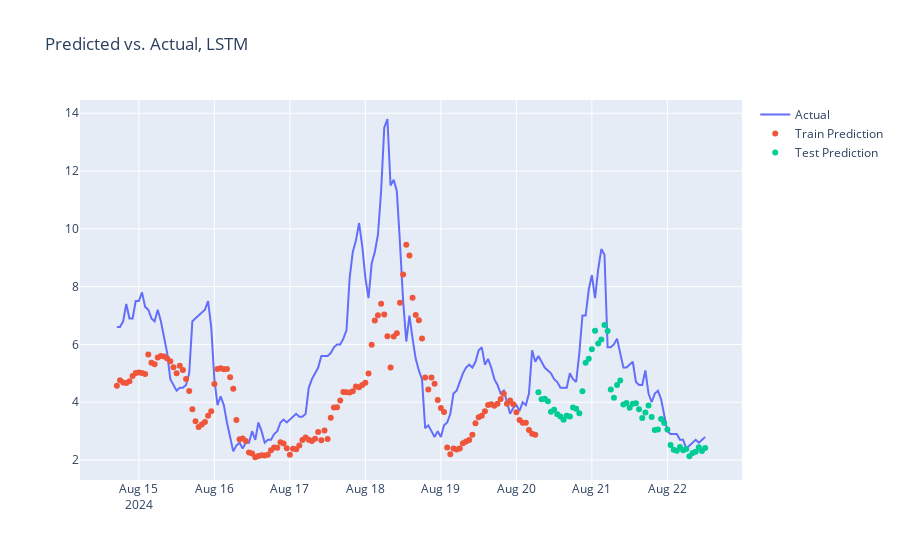

Notebook source saved alongside this figure:
### Code cell
series_name = '1064'
model_type = 'LSTM'

plot_results(eval_df, series_name, model_type)
